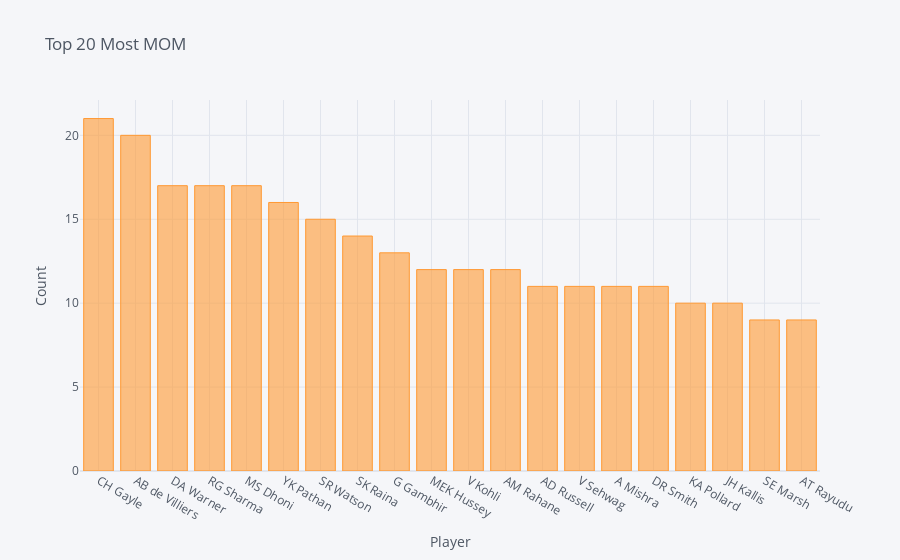

The notebook cell saved with this chart:
### Code cell
mom[:20].iplot(kind = 'bar', xTitle = 'Player', yTitle = 'Count', title = 'Top 20 Most MOM ')

### Figure 1 — Plotly figure (JSON) as saved in the notebook; plotly's stock layout.template omitted (floating-point values rounded to 4 significant figures)
{"data": [{"marker": {"color": "rgba(255, 153, 51, 0.6)", "line": {"color": "rgba(255, 153, 51, 1.0)", "width": 1}}, "name": "player_of_match", "orientation": "v", "text": "", "type": "bar", "x": ["CH Gayle", "AB de Villiers", "DA Warner", "RG Sharma", "MS Dhoni", "YK Pathan", "SR Watson", "SK Raina", "G Gambhir", "MEK Hussey", "V Kohli", "AM Rahane", "AD Russell", "V Sehwag", "A Mishra", "DR Smith", "KA Pollard", "JH Kallis", "SE Marsh", "AT Rayudu"], "y": [21, 20, 17, 17, 17, 16, 15, 14, 13, 12, 12, 12, 11, 11, 11, 11, 10, 10, 9, 9]}], "layout": {"legend": {"bgcolor": "#F5F6F9", "font": {"color": "#4D5663"}}, "paper_bgcolor": "#F5F6F9", "plot_bgcolor": "#F5F6F9", "title": {"font": {"color": "#4D5663"}, "text": "Top 20 Most MOM "}, "xaxis": {"gridcolor": "#E1E5ED", "showgrid": true, "tickfont": {"color": "#4D5663"}, "title": {"font": {"color": "#4D5663"}, "text": "Player"}, "zerolinecolor": "#E1E5ED"}, "yaxis": {"gridcolor": "#E1E5ED", "showgrid": true, "tickfont": {"color": "#4D5663"}, "title": {"font": {"color": "#4D5663"}, "text": "Count"}, "zerolinecolor": "#E1E5ED"}}}
